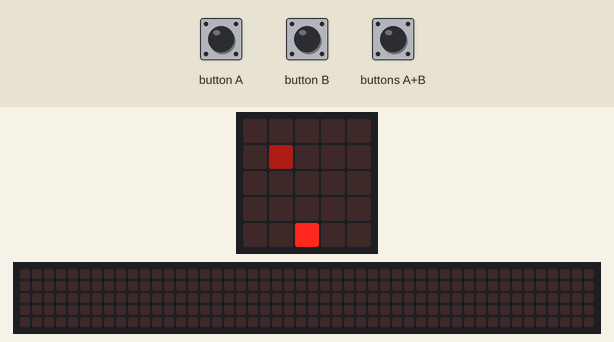
This program was run on a simulated BBC micro:bit (MakeCode). On the bench: the board's 5×5 LED display, a strip that is not on the board, showing the scrolling text unrolled. The inputs (shaded band) are chosen by the test bench. Random numbers come from a fixed seed; the 48×5 strip is a reading aid, not a part: it shows the text the display is scrolling, unrolled, one strip-width of it at a time.

Above: at 2.6 s.
2.7 s: button A pressed for 0.15 s
At 5.2 s:
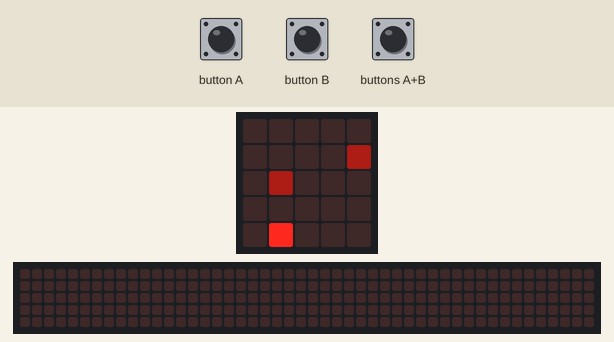
5.8 s: buttons A+B pressed for 0.15 s
At 6.7 s:
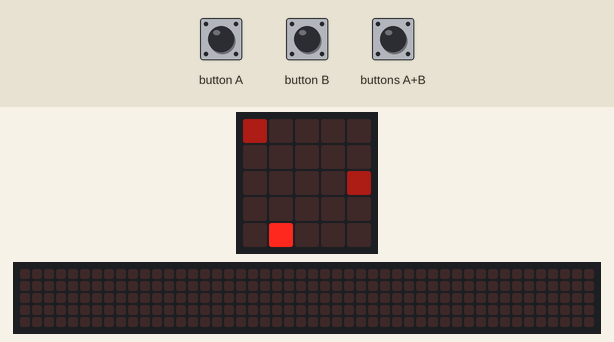
8.9 s: button B pressed for 0.15 s
At 9.6 s:
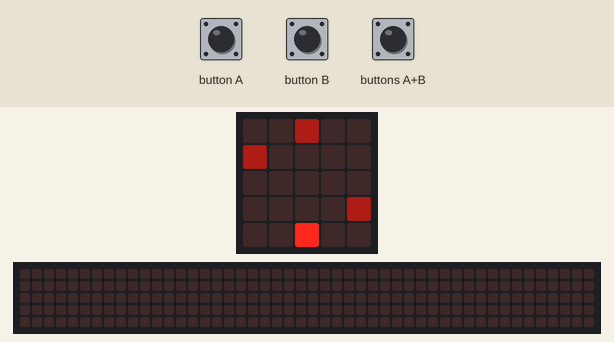
12.0 s: button B pressed for 0.15 s
At 12.32 s:
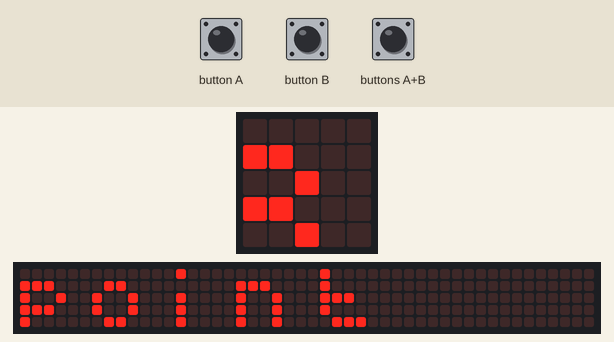
12.7 s: button A pressed for 0.15 s
At 12.92 s:
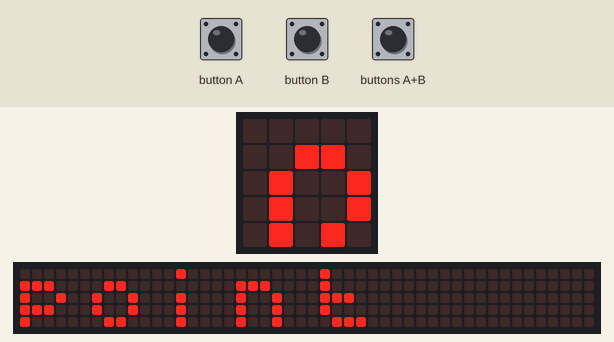
13.4 s: button B pressed for 0.15 s
At 13.67 s:
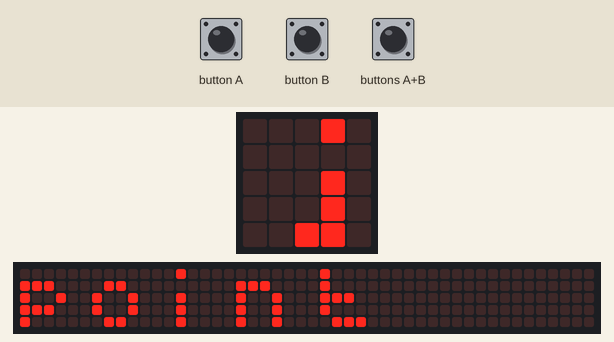
Timing chart, 0 to 16.4 s (numbered marks = the images above; inputs shaded):
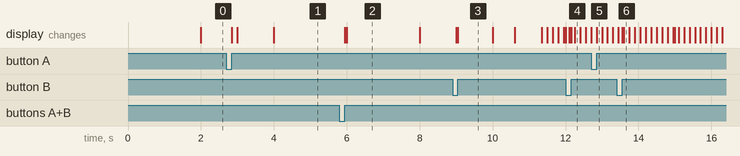

Measured:
- what the display in image 2 shows lasts 2.0 s, from 6.0 s to 8.0 s
- what the display in image 3 shows lasts 0.9 s, from 9.1 s to 10.0 s

The program:

main.ts
```typescript
input.onButtonPressed(Button.A, function () {
    if (1 <= agent_x) {
        led.unplot(agent_x, 4)
        agent_x = agent_x - 1
        led.plot(agent_x, 4)
    }
})
input.onButtonPressed(Button.AB, function () {
    for (let j = 0; j <= 3; j++) {
        j_ = j * -1
        if (led.point(agent_x, j_ + 3)) {
            led.unplot(agent_x, j_ + 3)
            point += 1
            break;
        }
    }
})
input.onButtonPressed(Button.B, function () {
    if (agent_x <= 3) {
        led.unplot(agent_x, 4)
        agent_x = agent_x + 1
        led.plot(agent_x, 4)
    }
})
let invader_x = 0
let j_ = 0
let agent_x = 0
let point = 0
agent_x = 2
led.plot(agent_x, 4)
loops.everyInterval(2000, function () {
    for (let i = 0; i <= 4; i++) {
        if (led.point(i, 3)) {
            led.unplot(i, 3)
            basic.showIcon(IconNames.Sad)
            basic.showString("" + (point))
            basic.showString("point")
            led.plot(agent_x, 4)
            agent_x = 2
            point = 0
        }
    }
    for (let i = 0; i <= 4; i++) {
        for (let j = 0; j <= 2; j++) {
            j_ = j * -1
            if (led.point(i, j_ + 2)) {
                led.unplot(i, j_ + 2)
                led.plotBrightness(i, j_ + 3, 50)
            }
        }
    }
})
loops.everyInterval(3000, function () {
    invader_x = randint(0, 4)
    led.plotBrightness(invader_x, 0, 50)
})
```

test.ts
```typescript
// テストはここに来ます。このパッケージが拡張機能として使用されるときにはコンパイルされません。
```
